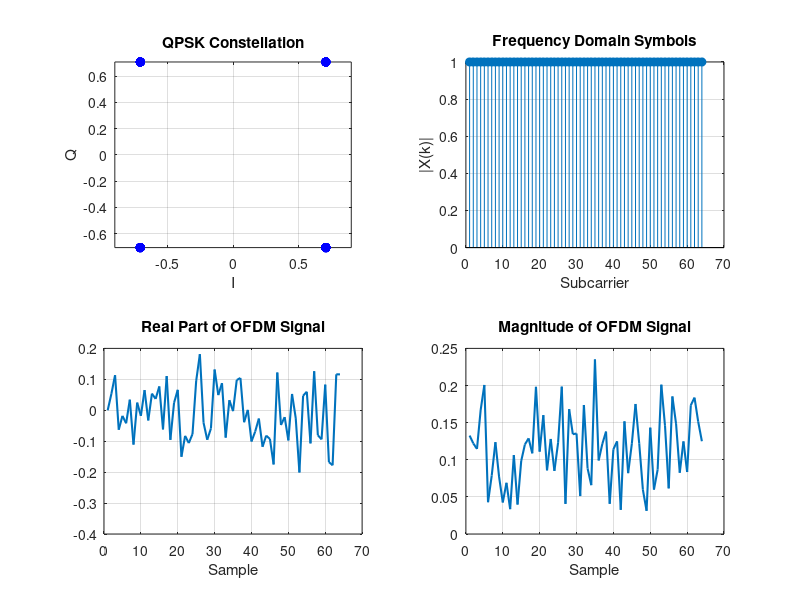

MATLAB code for this plot:
%% Week 1 - Module 4
% OFDM Waveform Generation

clear;
clc;
close all;

%% Parameters
N = 64;     % Number of subcarriers

%% Generate Random Bits
bits = randi([0 1],2*N,1);

%% Manual Gray-coded QPSK Mapping
bitPairs = reshape(bits,2,[])';
symbols = zeros(N,1);

for k=1:N

    b1 = bitPairs(k,1);
    b2 = bitPairs(k,2);

    if b1==0 && b2==0
        symbols(k)=1+1j;

    elseif b1==0 && b2==1
        symbols(k)=-1+1j;

    elseif b1==1 && b2==1
        symbols(k)=-1-1j;

    else
        symbols(k)=1-1j;
    end

end

symbols = symbols/sqrt(2);

%% OFDM Generation
ofdmSignal = ifft(symbols);

%% Plot

figure;

subplot(2,2,1)
plot(real(symbols),imag(symbols),'bo','MarkerFaceColor','b')
grid on
axis equal
title('QPSK Constellation')
xlabel('I')
ylabel('Q')

subplot(2,2,2)
stem(abs(symbols),'filled')
grid on
title('Frequency Domain Symbols')
xlabel('Subcarrier')
ylabel('|X(k)|')

subplot(2,2,3)
plot(real(ofdmSignal),'LineWidth',1.5)
grid on
title('Real Part of OFDM Signal')
xlabel('Sample')

subplot(2,2,4)
plot(abs(ofdmSignal),'LineWidth',1.5)
grid on
title('Magnitude of OFDM Signal')
xlabel('Sample')
